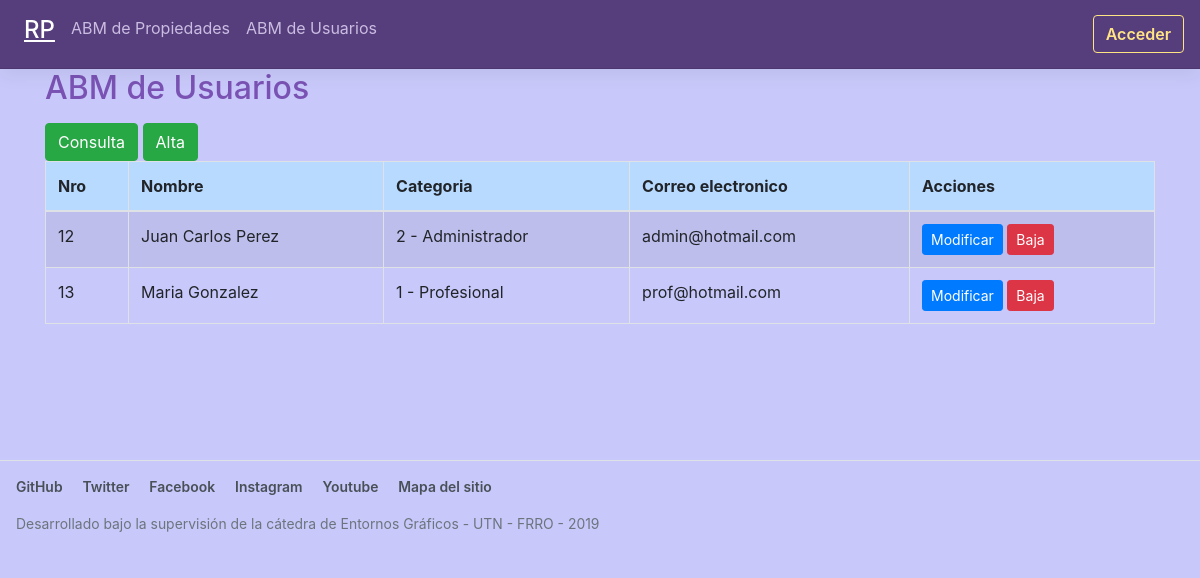
Screenshot of /abmusuarios.php with the database file from the repository.
### tables this page shows
CREATE TABLE `usuarios` (
  `id` int(11) NOT NULL,
  `nombre` varchar(45) DEFAULT NULL,
  `categoria` int(11) DEFAULT NULL,
  `correo` varchar(45) DEFAULT NULL,
  `contrasenia` varchar(45) DEFAULT NULL
);

### public_html/abmusuarios.php (the view, shortened to what this page needs)
<?php
include ('inc/abreconexion.php');
?>
<!DOCTYPE html>
<html lang="en">
<head>
<?php include ('inc/cabecera.php'); ?>
</head>
<body>
<?php include 'inc/menuadministrador.php'; ?>
<div class="container">
<h2 class="mb-3 bd-text-purple-bright">ABM de Usuarios</h2>
<div class="text-white">
<a class="btn btn-success" href="abmusuarios.php" role="button">Consulta</a>
<a class="btn btn-success" href="altausuario.php" role="button">Alta</a>
</div>
<table class="table table-bordered table-striped table-hover">
<thead class="table-primary">
<tr>
	<th>Nro</th>
	<th>Nombre</th>
	<th>Categoria</th>
	<th>Correo electronico</th>
	<th>Acciones</th>
</tr>
</thead>
<tbody>
<?php
$sql = "SELECT * FROM usuarios ORDER BY id";
$result=mysqli_query($conn,$sql) or die("Error en mysqli_query");
if (mysqli_num_rows($result)==0) {
?>
<tr>
	<td colspan=5>No hay registros</td>
</tr>
<?php
} else {
	while ($datos=mysqli_fetch_assoc($result)) {
		$id=$datos['id'];
		$descCategoria=$datos['categoria']=='1' ? "1 - Profesional" : "2 - Administrador";
?>
<tr>
	<td><?=$id?></td>
	<td><?=$datos['nombre']?></td>
	<td><?=$descCategoria?></td>
	<td><?=$datos['correo']?></td>
	<td>
		<a href="modificarusuario.php?id=<?=$id?>" class="btn btn-primary btn-sm">Modificar</a>
		<a href="bajausuario.php?id=<?=$id?>" class="btn btn-danger btn-sm">Baja</a>
	</td>
</tr>
<?php
	}
}
?>
</tbody>
</table>
</div>
<br/>
<br/>
<br/>
<br/>
<br/>
<?php include ('inc/footer.php'); ?>
</body>
</html>

### public_html/css/estilo.css (style rules this page uses)
body { padding-top: 0px; padding-bottom: 40px; background-color: rgb(200, 200, 250); }

### rows the page displays
usuarios: id "12", nombre "Juan Carlos Perez", categoria "2 - Administrador", correo "admin@hotmail.com"
usuarios: id "13", nombre "Maria Gonzalez", categoria "1 - Profesional", correo "prof@hotmail.com"

### other values shown
$etiquetaBoton "Acceder"
